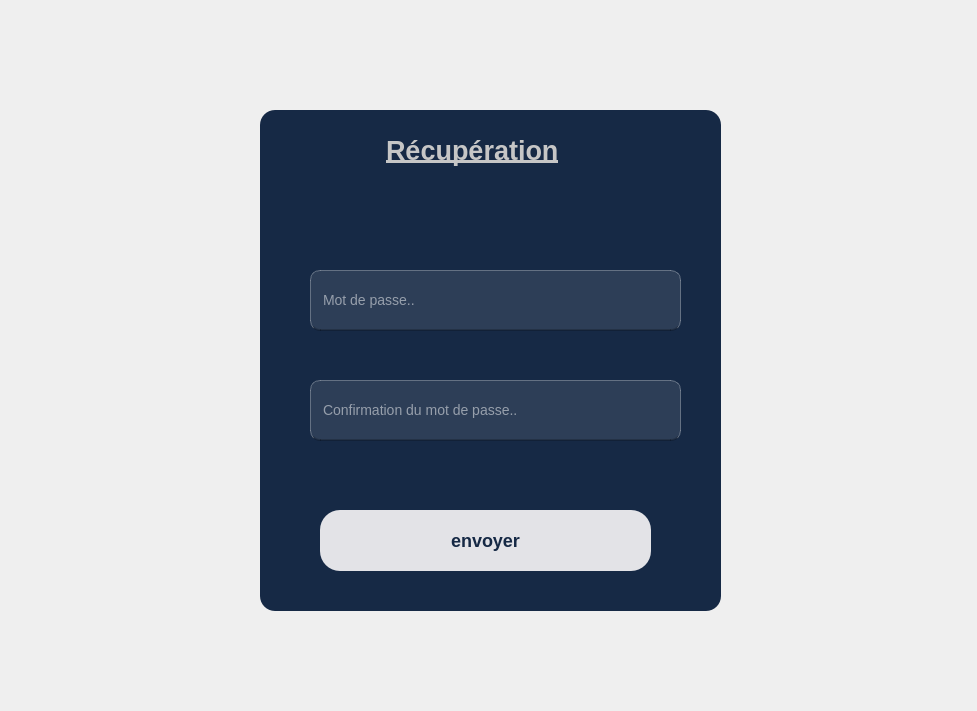
<?xml version="1.0" encoding="UTF-8"?>
<ui version="4.0">
 <class>pasw</class>
 <widget class="QDialog" name="pasw">
  <property name="geometry">
   <rect>
    <x>0</x>
    <y>0</y>
    <width>977</width>
    <height>711</height>
   </rect>
  </property>
  <property name="windowTitle">
   <string>Dialog</string>
  </property>
  <widget class="QFrame" name="frame">
   <property name="geometry">
    <rect>
     <x>260</x>
     <y>110</y>
     <width>461</width>
     <height>501</height>
    </rect>
   </property>
   <property name="styleSheet">
    <string notr="true">
border-radius: 15px;
background-color: #162945;</string>
   </property>
   <property name="frameShape">
    <enum>QFrame::Shape::StyledPanel</enum>
   </property>
   <property name="frameShadow">
    <enum>QFrame::Shadow::Raised</enum>
   </property>
   <widget class="QLineEdit" name="lineEdit">
    <property name="geometry">
     <rect>
      <x>50</x>
      <y>160</y>
      <width>371</width>
      <height>61</height>
     </rect>
    </property>
    <property name="styleSheet">
     <string notr="true">
QLineEdit {
    color: white;
    background-color: rgba(255, 255, 255, 0.1);
    border: 1px solid rgba(255, 255, 255, 0.3);
    border-radius: 10px;
    padding: 10px;
    font-size: 14px;
    selection-background-color: #0078D7;
    selection-color: white;
    /* Simuler une ombre avec un dégradé */
    border-bottom: 2px solid rgba(0, 0, 0, 0.2);
}

QLineEdit:focus {
    border: 1px solid #0078D7;
    background-color: rgba(255, 255, 255, 0.2);
    outline: none;
    /* Effet de surbrillance au focus */
    border-bottom: 2px solid #0078D7;
}

QLineEdit::placeholder {
    color: rgba(255, 255, 255, 0.5);
    font-style: italic;
    font-size: 13px;
}</string>
    </property>
    <property name="text">
     <string/>
    </property>
    <property name="placeholderText">
     <string>Mot de passe..</string>
    </property>
   </widget>
   <widget class="QLabel" name="label_2">
    <property name="geometry">
     <rect>
      <x>120</x>
      <y>20</y>
      <width>261</width>
      <height>61</height>
     </rect>
    </property>
    <property name="styleSheet">
     <string notr="true">color: white;
font-size: 24px;
font-weight: bold;
text-align: center;
margin-bottom: 20px;
 font-family: &quot;Georgia&quot;, &quot;Times New Roman&quot;, serif;</string>
    </property>
    <property name="text">
     <string>&lt;html&gt;&lt;head/&gt;&lt;body&gt;&lt;p&gt;&lt;span style=&quot; font-size:20pt; text-decoration: underline; color:#c6c6c6;&quot;&gt;Récupération&lt;/span&gt;&lt;/p&gt;&lt;/body&gt;&lt;/html&gt;</string>
    </property>
   </widget>
   <widget class="QPushButton" name="pushButton_2">
    <property name="geometry">
     <rect>
      <x>60</x>
      <y>400</y>
      <width>331</width>
      <height>81</height>
     </rect>
    </property>
    <property name="styleSheet">
     <string notr="true">background-color: #E3E3E7; /* Couleur de fond */
    border-radius: 20px; /* Bord arrondi */
    padding: 8px 20px; /* Espacement interne */
    font-size: 12px; /* Taille de police */
    color: #000; /* Couleur du texte */
    border: none; /* Pas de bordure */

background-color: #E3E3E7;
color: rgb(4, 16, 59); /* Couleur du texte principal */
 font-size: 18px; /* Taille de la police du titre */
font-weight: bold; /* Texte en gras */
 text-align: center; /* Centrer le texte */
margin-bottom: 20px;
font-family: &quot;Segoe UI&quot;, &quot;Roboto&quot;, Arial, sans-serif; /* Police simple et moderne */
color: #000; /* Couleur du texte */
font-family: &quot;Georgia&quot;, &quot;Times New Roman&quot;, serif; /* Police modifiée */
  color: #162945; /* Couleur de texte modifiée */</string>
    </property>
    <property name="text">
     <string>envoyer</string>
    </property>
   </widget>
   <widget class="QLineEdit" name="lineEdit_2">
    <property name="geometry">
     <rect>
      <x>50</x>
      <y>270</y>
      <width>371</width>
      <height>61</height>
     </rect>
    </property>
    <property name="styleSheet">
     <string notr="true">
QLineEdit {
    color: white;
    background-color: rgba(255, 255, 255, 0.1);
    border: 1px solid rgba(255, 255, 255, 0.3);
    border-radius: 10px;
    padding: 10px;
    font-size: 14px;
    selection-background-color: #0078D7;
    selection-color: white;
    /* Simuler une ombre avec un dégradé */
    border-bottom: 2px solid rgba(0, 0, 0, 0.2);
}

QLineEdit:focus {
    border: 1px solid #0078D7;
    background-color: rgba(255, 255, 255, 0.2);
    outline: none;
    /* Effet de surbrillance au focus */
    border-bottom: 2px solid #0078D7;
}

QLineEdit::placeholder {
    color: rgba(255, 255, 255, 0.5);
    font-style: italic;
    font-size: 13px;
}</string>
    </property>
    <property name="text">
     <string/>
    </property>
    <property name="placeholderText">
     <string>Confirmation du mot de passe..</string>
    </property>
   </widget>
   <widget class="QLabel" name="label">
    <property name="geometry">
     <rect>
      <x>350</x>
      <y>140</y>
      <width>91</width>
      <height>101</height>
     </rect>
    </property>
    <property name="text">
     <string/>
    </property>
    <property name="pixmap">
     <pixmap resource="img.qrc">:/Downloads/WhatsApp_Image_2025-05-04_at_15.36.51-removebg-preview (1).png</pixmap>
    </property>
    <property name="scaledContents">
     <bool>true</bool>
    </property>
   </widget>
   <widget class="QLabel" name="label_3">
    <property name="geometry">
     <rect>
      <x>350</x>
      <y>250</y>
      <width>91</width>
      <height>101</height>
     </rect>
    </property>
    <property name="text">
     <string/>
    </property>
    <property name="pixmap">
     <pixmap resource="img.qrc">:/Downloads/WhatsApp_Image_2025-05-04_at_15.36.51-removebg-preview (1).png</pixmap>
    </property>
    <property name="scaledContents">
     <bool>true</bool>
    </property>
   </widget>
   <zorder>label_3</zorder>
   <zorder>label</zorder>
   <zorder>lineEdit</zorder>
   <zorder>label_2</zorder>
   <zorder>pushButton_2</zorder>
   <zorder>lineEdit_2</zorder>
  </widget>
  <widget class="QLabel" name="label_4">
   <property name="geometry">
    <rect>
     <x>0</x>
     <y>-11</y>
     <width>981</width>
     <height>731</height>
    </rect>
   </property>
   <property name="text">
    <string/>
   </property>
   <property name="pixmap">
    <pixmap resource="img.qrc">:/Downloads/WhatsApp Image 2025-05-04 at 16.34.21.jpeg</pixmap>
   </property>
   <property name="scaledContents">
    <bool>true</bool>
   </property>
  </widget>
  <zorder>label_4</zorder>
  <zorder>frame</zorder>
 </widget>
 <resources>
  <include location="img.qrc"/>
 </resources>
 <connections/>
</ui>
